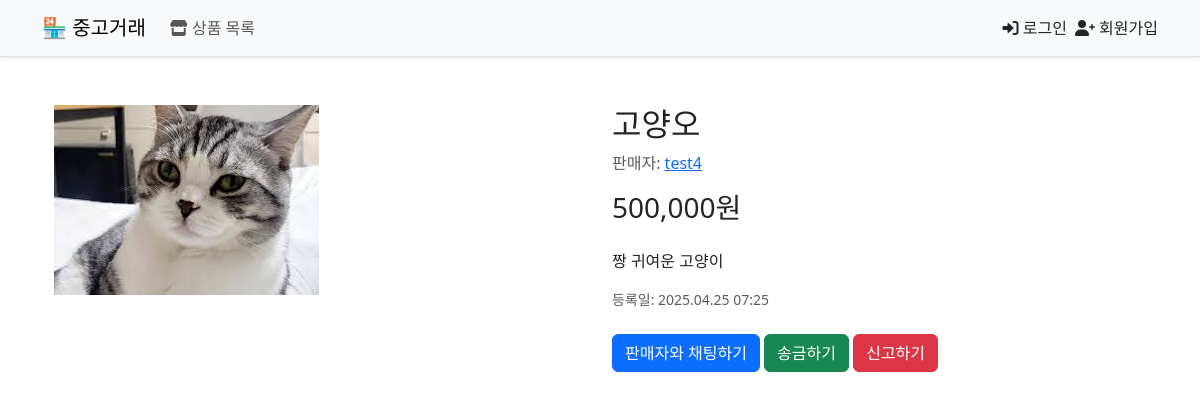
Page /products/6/ on the committed database.
### products/models.py (models this page shows)
class Product(models.Model):
    name = models.CharField(max_length=100)
    description = models.TextField()
    price = models.PositiveIntegerField()
    user = models.ForeignKey(CustomUser, on_delete=models.CASCADE)
    created_at = models.DateTimeField(auto_now_add=True)
    is_hidden = models.BooleanField(default=False)

class ProductImage(models.Model):
    product = models.ForeignKey(Product, on_delete=models.CASCADE)
    image = models.ImageField(upload_to='product_images/')

### accounts/models.py (models this page shows)
class CustomUser(AbstractUser):
    bio = models.TextField(blank=True)
    account_number = models.CharField(max_length=30, blank=True)
    is_admin = models.BooleanField(default=False)
    is_active = models.BooleanField(default=True)

### products/views.py (the view)
# urls.py: path('<int:id>/', views.product_detail_view, name='product_detail'), # /products/5/
def product_detail_view(request, id):
    product = get_object_or_404(Product, id=id)
    if product.is_hidden or not product.user.is_active:
        return render(request, '404.html', status=404)
    return render(request, 'products/product_detail.html', {'product': product})

### templates/products/product_detail.html (shortened to what this page needs)
{% extends 'base.html' %}
{% load humanize %}
{% block content %}
<div class="container mt-5">
    <div class="row">
        <div class="col-md-6">
            {% if product.productimage_set.first %}
                <img src="{{ product.productimage_set.first.image.url }}" class="img-fluid" alt="{{ product.name }}">
            {% else %}
                <div class="text-center p-5 border">
                    <p>이미지가 없습니다</p>
                </div>
            {% endif %}
        </div>
        <div class="col-md-6">
            <h2>{{ product.name }}</h2>
            <p class="text-muted">판매자: <a href="{% url 'accounts:user_profile' user_id=product.user.id %}">{{ product.user.username }}</a></p>
            <p class="h3">{{ product.price|intcomma }}원</p>
            <p class="mt-4">{{ product.description }}</p>
            <p class="text-muted small">등록일: {{ product.created_at|date:"Y.m.d H:i" }}</p>
            {% if user == product.user %}
                <div class="mt-4">
                    <a href="{% url 'products:product_edit' product.id %}" class="btn btn-primary">수정하기</a>
                    <form method="POST" action="{% url 'products:product_delete' product.id %}" style="display: inline;">
                        {% csrf_token %}
                        <button type="submit" class="btn btn-danger" onclick="return confirm('정말 삭제하시겠습니까?')">삭제하기</button>
                    </form>
                </div>
            {% else %}
                <div class="mt-4">
                    <a href="{% url 'chat:private_chat' user_id=product.user.id %}" class="btn btn-primary">판매자와 채팅하기</a>
                    <button class="btn btn-success" data-bs-toggle="modal" data-bs-target="#accountModal">송금하기</button>
                    <button class="btn btn-danger" data-bs-toggle="modal" data-bs-target="#reportModal">신고하기</button>
                </div>
            {% endif %}
        </div>
    </div>
</div>
{% endblock %}

### rows in the picture
Product: productimage_set.first.image (picture), name "고양오", user.username "test4", price "500,000", description "짱 귀여운 고양이", created_at "2025.04.25 07:25"
